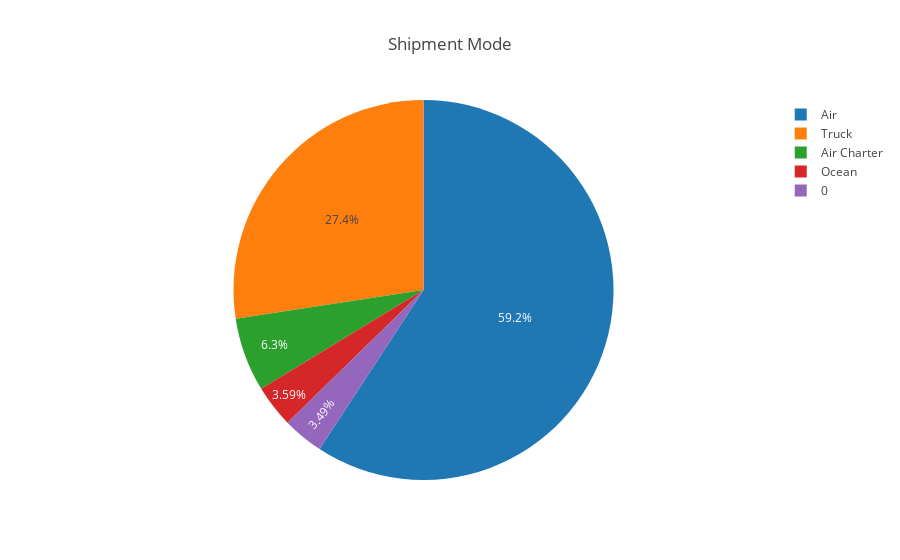

This figure's notebook cell:
### Code cell
#Shipment Mode percentage wise Pie Chart
ShippingMode = DataSet["Shipment Mode"].value_counts()
labels = (np.array(ShippingMode.index))
sizes = (np.array((ShippingMode / ShippingMode.sum())*100))

trace = go.Pie(labels=labels, values=sizes)
layout = go.Layout(title="Shipment Mode")
dat = [trace]
fig = go.Figure(data=dat, layout=layout)
py.iplot(fig, filename="Shipment Mode")

### Figure 1 — Plotly figure (JSON) as saved in the notebook; plotly's stock layout.template omitted (floating-point values rounded to 4 significant figures)
{"data": [{"type": "pie", "labels": ["Air", "Truck", "Air Charter", "Ocean", 0], "values": [59.21, 27.41, 6.296, 3.594, 3.487], "uid": "f221661f-6988-4c07-b8ef-c03ff7d4795f"}], "layout": {"title": {"text": "Shipment Mode"}}}
